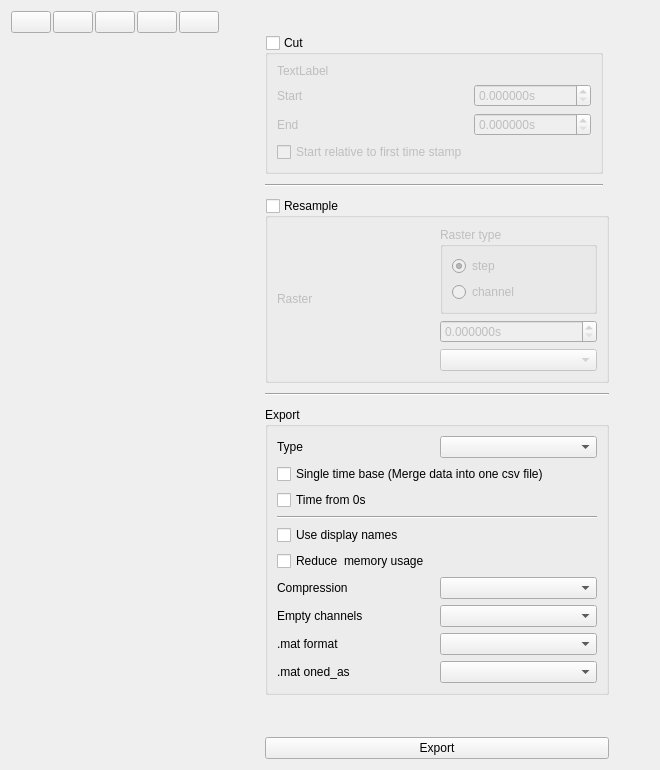
     <widget class="QWidget" name="filter_tab">
      <attribute name="title">
       <string>Export</string>
      </attribute>
      <layout class="QVBoxLayout" name="verticalLayout_6">
       <item>
        <layout class="QGridLayout" name="filter_layout" columnstretch="1,0,0,0">
         <property name="leftMargin">
          <number>0</number>
         </property>
         <property name="topMargin">
          <number>0</number>
         </property>
         <property name="rightMargin">
          <number>0</number>
         </property>
         <property name="bottomMargin">
          <number>0</number>
         </property>
         <property name="horizontalSpacing">
          <number>6</number>
         </property>
         <property name="verticalSpacing">
          <number>2</number>
         </property>
         <item row="6" column="1" colspan="2">
          <widget class="QGroupBox" name="resample_group">
           <property name="title">
            <string>Resample</string>
           </property>
           <property name="checkable">
            <bool>true</bool>
           </property>
           <property name="checked">
            <bool>false</bool>
           </property>
           <layout class="QGridLayout" name="gridLayout_11">
            <item row="0" column="1">
             <layout class="QVBoxLayout" name="verticalLayout_14">
              <item>
               <widget class="QGroupBox" name="groupBox_8">
                <property name="title">
                 <string>Raster type</string>
                </property>
                <layout class="QVBoxLayout" name="verticalLayout_15">
                 <item>
                  <widget class="QRadioButton" name="raster_type_step">
                   <property name="text">
                    <string>step</string>
                   </property>
                   <property name="checked">
                    <bool>true</bool>
                   </property>
                  </widget>
                 </item>
                 <item>
                  <widget class="QRadioButton" name="raster_type_channel">
                   <property name="text">
                    <string>channel</string>
                   </property>
                  </widget>
                 </item>
                </layout>
               </widget>
              </item>
              <item>
               <widget class="QDoubleSpinBox" name="raster">
                <property name="suffix">
                 <string>s</string>
                </property>
                <property name="decimals">
                 <number>6</number>
                </property>
               </widget>
              </item>
              <item>
               <widget class="QComboBox" name="raster_channel">
                <property name="enabled">
                 <bool>false</bool>
                </property>
                <property name="insertPolicy">
                 <enum>QComboBox::InsertAtBottom</enum>
                </property>
               </widget>
              </item>
             </layout>
            </item>
            <item row="0" column="0">
             <widget class="QLabel" name="label">
              <property name="text">
               <string>Raster</string>
              </property>
             </widget>
            </item>
           </layout>
          </widget>
         </item>
         <item row="7" column="3">
          <spacer name="horizontalSpacer_17">
           <property name="orientation">
            <enum>Qt::Horizontal</enum>
           </property>
           <property name="sizeHint" stdset="0">
            <size>
             <width>40</width>
             <height>20</height>
            </size>
           </property>
          </spacer>
         </item>
         <item row="2" column="3">
          <spacer name="verticalSpacer_8">
           <property name="orientation">
            <enum>Qt::Vertical</enum>
           </property>
           <property name="sizeHint" stdset="0">
            <size>
             <width>20</width>
             <height>40</height>
            </size>
           </property>
          </spacer>
         </item>
         <item row="14" column="1" colspan="2">
          <widget class="QPushButton" name="export_btn">
           <property name="text">
            <string>Export</string>
           </property>
           <property name="icon">
            <iconset>
             <normaloff>:/export.png</normaloff>:/export.png</iconset>
           </property>
          </widget>
         </item>
         <item row="0" column="0">
          <layout class="QHBoxLayout" name="horizontalLayout_2" stretch="0,0,0,0,0,1">
           <property name="spacing">
            <number>2</number>
           </property>
           <item>
            <widget class="QPushButton" name="select_all_filter_btn">
             <property name="text">
              <string/>
             </property>
             <property name="icon">
              <iconset theme="checkmark">
               <normaloff>.</normaloff>.</iconset>
             </property>
            </widget>
           </item>
           <item>
            <widget class="QPushButton" name="clear_filter_btn">
             <property name="text">
              <string/>
             </property>
             <property name="icon">
              <iconset>
               <normaloff>:/erase.png</normaloff>:/erase.png</iconset>
             </property>
            </widget>
           </item>
           <item>
            <widget class="QPushButton" name="delete_filter_btn">
             <property name="text">
              <string/>
             </property>
             <property name="icon">
              <iconset>
               <normaloff>:/open.png</normaloff>:/open.png</iconset>
             </property>
            </widget>
           </item>
           <item>
            <widget class="QPushButton" name="up_btn">
             <property name="text">
              <string/>
             </property>
             <property name="icon">
              <iconset>
               <normaloff>images/up.png</normaloff>images/up.png</iconset>
             </property>
            </widget>
           </item>
           <item>
            <widget class="QPushButton" name="down_btn">
             <property name="text">
              <string/>
             </property>
             <property name="icon">
              <iconset>
               <normaloff>images/down.png</normaloff>images/down.png</iconset>
             </property>
            </widget>
           </item>
           <item>
            <spacer name="horizontalSpacer_13">
             <property name="orientation">
              <enum>Qt::Horizontal</enum>
             </property>
             <property name="sizeHint" stdset="0">
              <size>
               <width>40</width>
               <height>20</height>
              </size>
             </property>
            </spacer>
           </item>
          </layout>
         </item>
         <item row="8" column="1" colspan="2">
          <widget class="QGroupBox" name="groupBox_9">
           <property name="title">
            <string>Export</string>
           </property>
           <property name="flat">
            <bool>true</bool>
           </property>
           <layout class="QGridLayout" name="gridLayout_12">
            <item row="0" column="0">
             <widget class="QLabel" name="label_21">
              <property name="text">
               <string>Type</string>
              </property>
             </widget>
            </item>
            <item row="0" column="1">
             <widget class="QComboBox" name="export_type">
              <property name="currentIndex">
               <number>-1</number>
              </property>
             </widget>
            </item>
            <item row="6" column="0">
             <widget class="QLabel" name="label_20">
              <property name="text">
               <string>Compression</string>
              </property>
             </widget>
            </item>
            <item row="4" column="0">
             <widget class="QCheckBox" name="use_display_names">
              <property name="text">
               <string>Use display names</string>
              </property>
             </widget>
            </item>
            <item row="8" column="1">
             <widget class="QComboBox" name="mat_format"/>
            </item>
            <item row="3" column="0" colspan="2">
             <widget class="Line" name="line_8">
              <property name="orientation">
               <enum>Qt::Horizontal</enum>
              </property>
             </widget>
            </item>
            <item row="6" column="1">
             <widget class="QComboBox" name="export_compression"/>
            </item>
            <item row="5" column="0">
             <widget class="QCheckBox" name="reduce_memory_usage">
              <property name="text">
               <string>Reduce  memory usage</string>
              </property>
             </widget>
            </item>
            <item row="9" column="1">
             <widget class="QComboBox" name="oned_as"/>
            </item>
            <item row="7" column="0">
             <widget class="QLabel" name="label_19">
              <property name="text">
               <string>Empty channels</string>
              </property>
             </widget>
            </item>
            <item row="9" column="0">
             <widget class="QLabel" name="label_16">
              <property name="text">
               <string>.mat oned_as</string>
              </property>
             </widget>
            </item>
            <item row="2" column="0">
             <widget class="QCheckBox" name="time_from_zero">
              <property name="text">
               <string>Time from 0s</string>
              </property>
             </widget>
            </item>
            <item row="7" column="1">
             <widget class="QComboBox" name="empty_channels"/>
            </item>
            <item row="8" column="0">
             <widget class="QLabel" name="label_18">
              <property name="text">
               <string>.mat format</string>
              </property>
             </widget>
            </item>
            <item row="1" column="0" colspan="2">
             <widget class="QCheckBox" name="single_time_base">
              <property name="text">
               <string>Single time base (Merge data into one csv file)</string>
              </property>
             </widget>
            </item>
           </layout>
          </widget>
         </item>
         <item row="7" column="1" colspan="2">
          <widget class="Line" name="line_15">
           <property name="orientation">
            <enum>Qt::Horizontal</enum>
           </property>
          </widget>
         </item>
         <item row="1" column="3">
          <spacer name="horizontalSpacer_18">
           <property name="orientation">
            <enum>Qt::Horizontal</enum>
           </property>
           <property name="sizeHint" stdset="0">
            <size>
             <width>40</width>
             <height>20</height>
            </size>
           </property>
          </spacer>
         </item>
         <item row="1" column="1" rowspan="2">
          <widget class="QGroupBox" name="cut_group">
           <property name="title">
            <string>Cut</string>
           </property>
           <property name="checkable">
            <bool>true</bool>
           </property>
           <property name="checked">
            <bool>false</bool>
           </property>
           <layout class="QGridLayout" name="gridLayout_10">
            <item row="0" column="0" colspan="2">
             <widget class="QLabel" name="cut_interval">
              <property name="text">
               <string>TextLabel</string>
              </property>
             </widget>
            </item>
            <item row="1" column="0">
             <widget class="QLabel" name="label_13">
              <property name="text">
               <string>Start</string>
              </property>
             </widget>
            </item>
            <item row="2" column="1">
             <widget class="QDoubleSpinBox" name="cut_stop">
              <property name="suffix">
               <string>s</string>
              </property>
              <property name="decimals">
               <number>6</number>
              </property>
              <property name="maximum">
               <double>999999.999998999992386</double>
              </property>
             </widget>
            </item>
            <item row="3" column="0">
             <widget class="QCheckBox" name="whence">
              <property name="text">
               <string>Start relative to first time stamp</string>
              </property>
             </widget>
            </item>
            <item row="2" column="0">
             <widget class="QLabel" name="label_14">
              <property name="text">
               <string>End</string>
              </property>
             </widget>
            </item>
            <item row="1" column="1">
             <widget class="QDoubleSpinBox" name="cut_start">
              <property name="suffix">
               <string>s</string>
              </property>
              <property name="decimals">
               <number>6</number>
              </property>
              <property name="maximum">
               <double>999999.999998999992386</double>
              </property>
             </widget>
            </item>
           </layout>
          </widget>
         </item>
         <item row="0" column="3">
          <spacer name="horizontalSpacer_6">
           <property name="orientation">
            <enum>Qt::Horizontal</enum>
           </property>
           <property name="sizeHint" stdset="0">
            <size>
             <width>40</width>
             <height>20</height>
            </size>
           </property>
          </spacer>
         </item>
         <item row="11" column="0">
          <spacer name="verticalSpacer_7">
           <property name="orientation">
            <enum>Qt::Vertical</enum>
           </property>
           <property name="sizeHint" stdset="0">
            <size>
             <width>20</width>
             <height>40</height>
            </size>
           </property>
          </spacer>
         </item>
         <item row="3" column="3">
          <spacer name="horizontalSpacer_16">
           <property name="orientation">
            <enum>Qt::Horizontal</enum>
           </property>
           <property name="sizeHint" stdset="0">
            <size>
             <width>40</width>
             <height>20</height>
            </size>
           </property>
          </spacer>
         </item>
         <item row="0" column="1">
          <spacer name="horizontalSpacer_9">
           <property name="orientation">
            <enum>Qt::Horizontal</enum>
           </property>
           <property name="sizeHint" stdset="0">
            <size>
             <width>40</width>
             <height>20</height>
            </size>
           </property>
          </spacer>
         </item>
         <item row="3" column="1">
          <widget class="Line" name="line_14">
           <property name="orientation">
            <enum>Qt::Horizontal</enum>
           </property>
          </widget>
         </item>
        </layout>
       </item>
      </layout>
     </widget>
